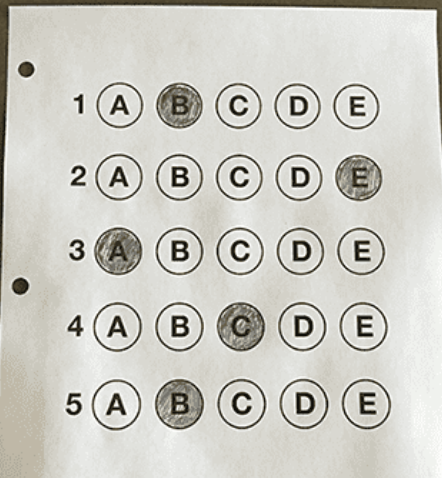
#> input picture BubbleSheetGrader_prototypes/Photos/newScan.png, 442 x 478 px
$ python ScantronReadProto.py
#> lines starting #> are read from the running program, lines starting #| are printed output that depends on the picture; after the words box and inside, x2 and y2 are one past the last pixel; in counts of white or black regions, pixels touching at a corner belong together
import cv2 as cv
import pytesseract as pt

img = cv.imread("Photos/newScan.png")
#> img is the input picture: shape (478, 442, 3); mean B, G, R 196, 203.1, 204
cv.imshow('g', img)
gray = cv.cvtColor(img, cv.COLOR_BGR2GRAY)
blurred = cv.GaussianBlur(gray, (5, 5), 0)
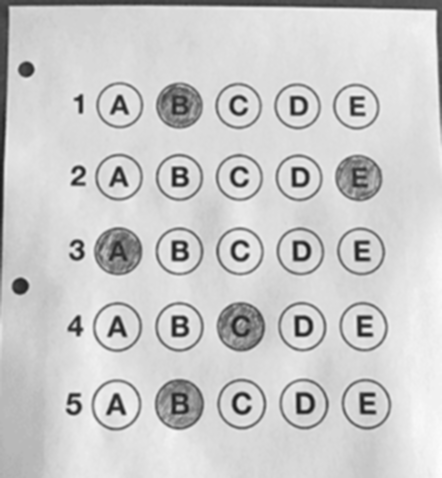
#> blurred: shape (478, 442); min 26, max 253, mean 202.5
edged = cv.Canny(blurred, 75, 200)
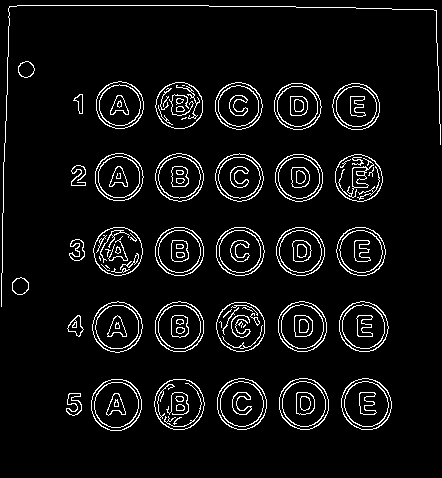
#> edged: shape (478, 442); 6.1% white in thin lines or dots, all inside (x1, y1, x2, y2) = (1, 5, 441, 431)
ret, thresh = cv.threshold(edged, 0, 255, cv.THRESH_OTSU|cv.THRESH_BINARY)
#> ret = 0
cv.imshow('thresh', thresh)
rectKernel = cv.getStructuringElement(cv.MORPH_RECT, (10, 10))
dilation = cv.dilate(thresh, rectKernel, iterations=1)
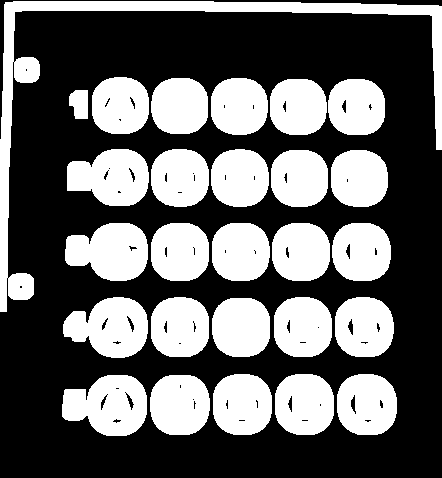
#> dilation: shape (478, 442); 39.8% white; 27 white regions
cv.imshow('dil',dilation)
contours, hierarchy = cv.findContours(dilation, cv.RETR_EXTERNAL, cv.CHAIN_APPROX_NONE)
#> contours = 27 contours; largest, box (x1, y1, x2, y2) and area: (0, 1, 442, 312) 8588, (62, 375, 147, 436) 3733, (63, 297, 148, 358) 3544, (65, 223, 148, 281) 3474, (67, 149, 149, 206) 3400
im2 = thresh.copy()

for c in contours:
    x, y, w, h = cv.boundingRect(c)
    cropped = im2[y: y+h,x: x+w]
#> (the run stopped early here; a loop or call above may not have finished)

$ run again, with BubbleSheetGrader_prototypes/Photos/l.png copied over BubbleSheetGrader_prototypes/Photos/newScan.png
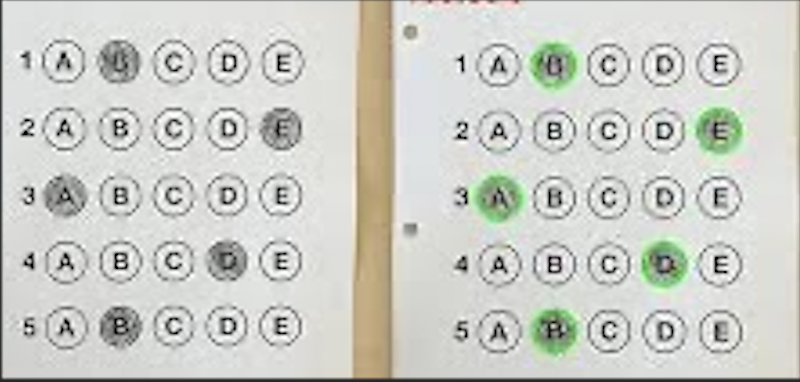
#> input picture BubbleSheetGrader_prototypes/Photos/l.png, 800 x 382 px
#> img is the input picture: shape (382, 800, 3); mean B, G, R 199.7, 205.8, 204.4
#> `edged = cv.Canny(blurred, 75, 200)`:
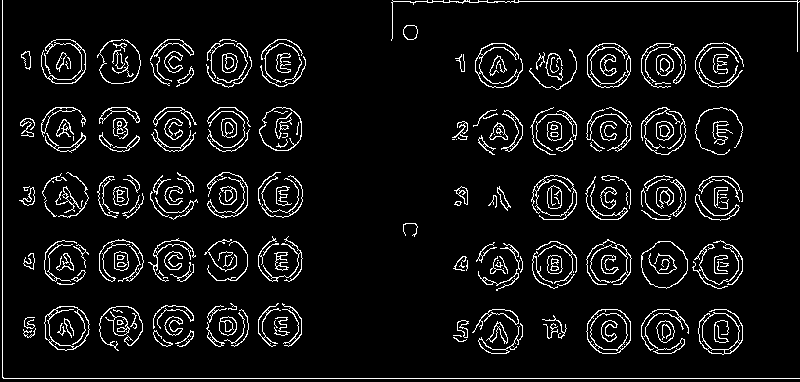
#> edged: shape (382, 800); 6.9% white in thin lines or dots
#> ret = 0
#> dilation: shape (382, 800); 46.1% white; 34 white regions
#> contours = 34 contours; largest, box (x1, y1, x2, y2) and area: (449, 235, 748, 296) 13068, (448, 103, 748, 160) 13038, (15, 168, 253, 225) 10098, (0, 0, 800, 382) 8213, (95, 234, 253, 287) 6837
